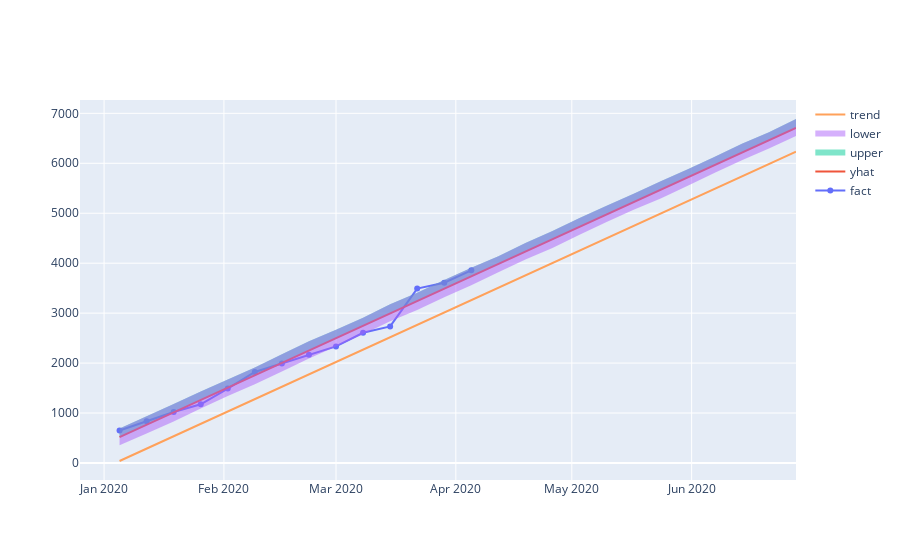

Notebook source saved alongside this figure:
### Code cell
# Рисуем график с границами прогноза
from plotly.offline import download_plotlyjs, init_notebook_mode, plot, iplot
import plotly.graph_objs as go
init_notebook_mode(connected = True)

iplot([
    go.Scatter(x=df['ds'], y=df['y'], name='fact'),
    go.Scatter(x=final_forecast['ds'], y=final_forecast['yhat'], name='yhat'),
    go.Scatter(x=final_forecast['ds'], y=final_forecast['yhat_upper'], fill='tonexty', mode='none', name='upper'),
    go.Scatter(x=final_forecast['ds'], y=final_forecast['yhat_lower'], fill='tonexty', mode='none', name='lower'),
    go.Scatter(x=final_forecast['ds'], y=final_forecast['trend'], name='trend')
])
